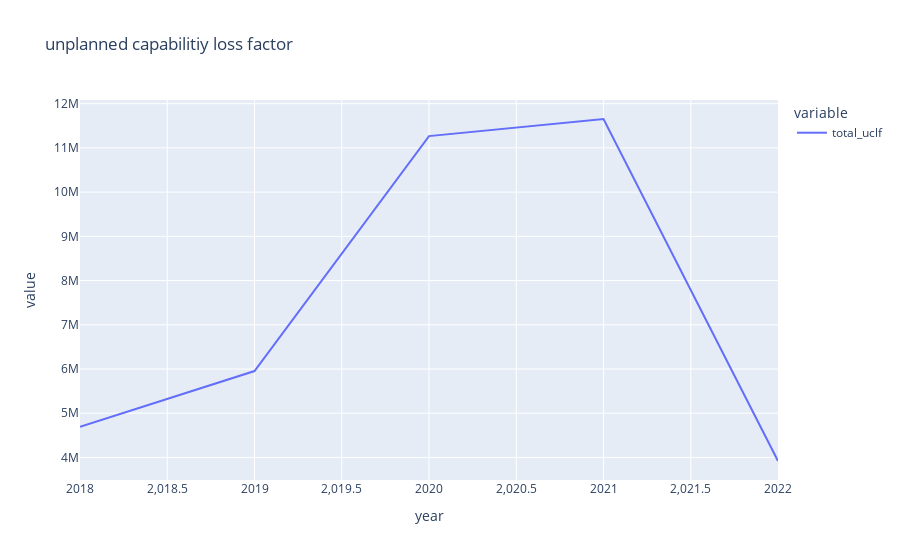

Source (notebook cell):
### Code cell
fig1 = px.line(loss, x="year", y=["total_uclf"],title="unplanned capabilitiy loss factor")
fig1.show()

### Figure 1 — Plotly figure (JSON) as saved in the notebook; plotly's stock layout.template omitted (floating-point values rounded to 4 significant figures)
{"data": [{"hovertemplate": "variable=total_uclf<br>year=%{x}<br>value=%{y}<extra></extra>", "legendgroup": "total_uclf", "line": {"color": "#636efa", "dash": "solid"}, "marker": {"symbol": "circle"}, "mode": "lines", "name": "total_uclf", "orientation": "v", "showlegend": true, "type": "scatter", "x": [2018, 2019, 2020, 2021, 2022], "xaxis": "x", "y": [4692000.0, 5954000.0, 11270000.0, 11650000.0, 3920000.0], "yaxis": "y"}], "layout": {"legend": {"title": {"text": "variable"}, "tracegroupgap": 0}, "title": {"text": "unplanned capabilitiy loss factor"}, "xaxis": {"anchor": "y", "domain": [0, 1], "title": {"text": "year"}}, "yaxis": {"anchor": "x", "domain": [0, 1], "title": {"text": "value"}}}}
